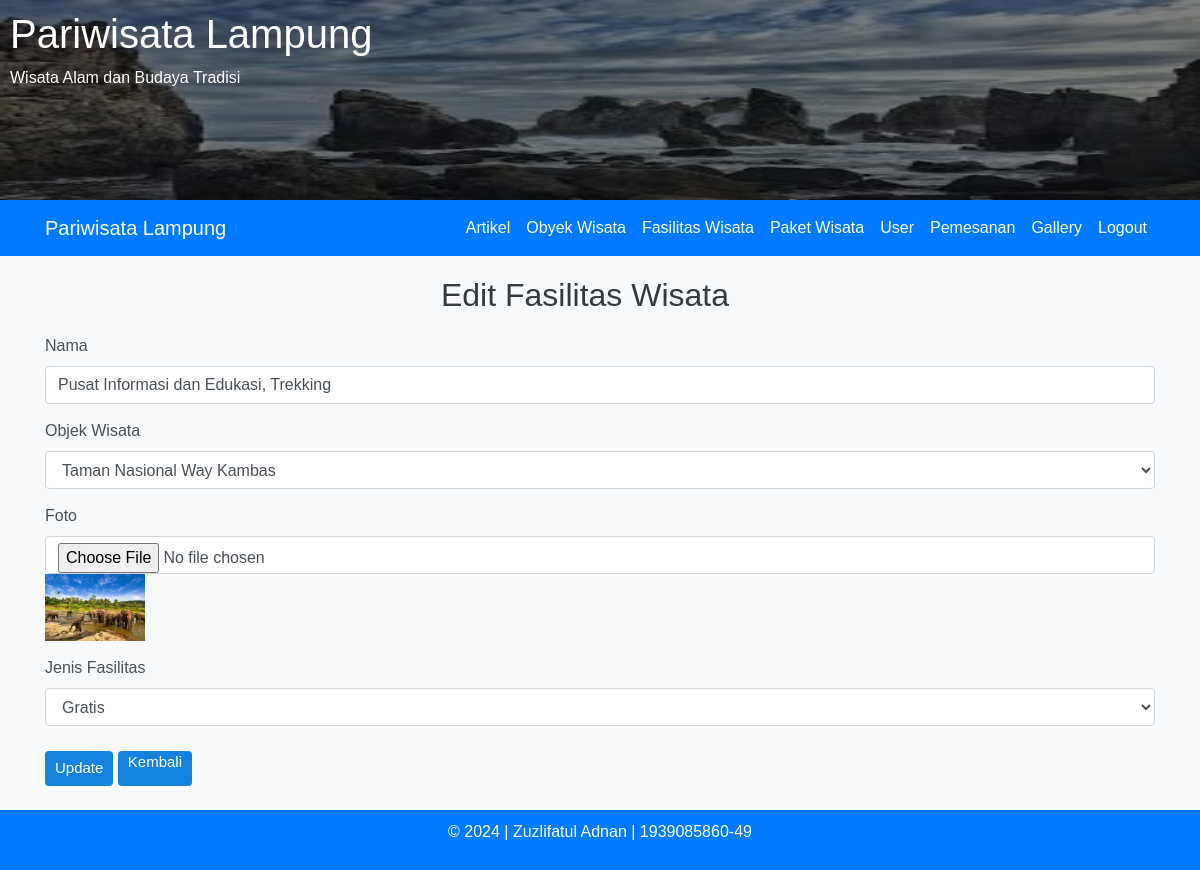
Screenshot of /admin/fasilitasWisataEdit.php?id=4 (signed in) with the database file from the repository.
### tables this page shows
CREATE TABLE `fasilitaswisata` (
  `id` int(11) NOT NULL,
  `nama` varchar(255) NOT NULL,
  `objekWisataId` int(11) NOT NULL,
  `foto` varchar(255) NOT NULL,
  `jenisFasilitas` varchar(255) NOT NULL,
  `created_at` timestamp NULL DEFAULT NULL,
  `updated_at` timestamp NULL DEFAULT NULL
);

### admin/fasilitasWisataEdit.php (the view, shortened to what this page needs)
<?php
include '../config/db.php';
$id = $_GET['id'];
$query = "SELECT * FROM fasilitaswisata WHERE id = ?";
$stmt = $conn->prepare($query);
$stmt->bind_param("i", $id);
$stmt->execute();
$result = $stmt->get_result();
$data = $result->fetch_assoc();
$fetchObjekWisataQuery = "SELECT id, nama FROM objekwisata";
$objekWisataResult = $conn->query($fetchObjekWisataQuery);
?>
<!DOCTYPE html>
<html lang="en">
<head>
    <link href="../assets/css/bootstrap.min.css" rel="stylesheet">
    <link rel="stylesheet" href="../assets/css/jquery.dataTables.min.css">
    <link href="../assets/css/styles.css" rel="stylesheet">
    <link href="../assets/css/styles2.css" rel="stylesheet">
</head>
<body>
    <?php include '../templates/header.php'; ?>
    <?php include '../templates/adminNav.php'; ?>
    <div class="container content">
        <div class="row justify-content-center">
            <h2 class="text-center">Edit Fasilitas Wisata</h2>
        </div>
        <form action="fasilitasWisataEditProses.php" method="post" enctype="multipart/form-data">
            <div class="form-group">
                <label for="inputNama">Nama</label>
                <input id="inputNama" class="form-control" type="text" name="nama"
                    value="<?php echo htmlspecialchars($data['nama'], ENT_QUOTES, 'UTF-8'); ?>" required>
            </div>
            <div class="form-group">
                <label for="inputObjekWisata">Objek Wisata</label>
                <select class="form-control" name="objekWisataId" id="inputObjekWisata" required>
                    <?php
                    while ($row = $objekWisataResult->fetch_assoc()) {
                        $selected = $row['id'] == $data['objek_wisata_id'] ? 'selected' : '';
                        echo "<option value='" . htmlspecialchars($row['id'], ENT_QUOTES, 'UTF-8') . "' $selected>" . htmlspecialchars($row['nama'], ENT_QUOTES, 'UTF-8') . "</option>";
                    }
                    ?>
                </select>
            </div>
            <div class="form-group">
                <label for="inputFoto">Foto</label>
                <input id="inputFoto" class="form-control" type="file" name="foto">
                <img src="fasilitas/<?php echo htmlspecialchars($data['foto'], ENT_QUOTES, 'UTF-8'); ?>"
                    alt="Current Foto" width="100">
            </div>
            <div class="form-group">
                <label for="jenisFasilitas">Jenis Fasilitas</label>
                <select class="form-control" name="jenisFasilitas" id="jenisFasilitas">
                    <option value="Gratis" <?php echo $data['jenisFasilitas'] == 'Gratis' ? 'selected' : ''; ?>>Gratis
                    </option>
                </select>
            </div>
            <button type="submit" class="btn btn-outline-success">Update</button>
            <a href="fasilitasWisata.php" class="btn btn-outline-warning">Kembali</a>
        </form>
        <br>
    </div>
    <?php include '../templates/footer.php'; ?>
</body>
</html>

### assets/css/styles.css (style rules this page uses)
.content { margin-top: 20px; }
.btn { height: 35px; background: #1583dd; border: 0; border-radius: 5px; color: #fff; font-size: 15px; cursor: pointer; transition: all .3s; margin-top: 10px; padding: 0px 10px; }

### assets/css/styles2.css (style rules this page uses)
body { background-color: #f8f9fa; font-family: Arial, sans-serif; }
.row { width: 100%; }
h2 { margin-bottom: 20px; color: #343a40; text-align: center; }
.form-group { margin-bottom: 15px; }
label { color: #495057; }
.form-control { border-radius: 4px; border: 1px solid #ced4da; }
.btn { border-radius: 4px; }

### rows the page displays
fasilitaswisata: nama "Pusat Informasi dan Edukasi, Trekking", foto (picture), jenisFasilitas "Gratis"

### other values shown
form field objekWisataId "Taman Nasional Way Kambas"
